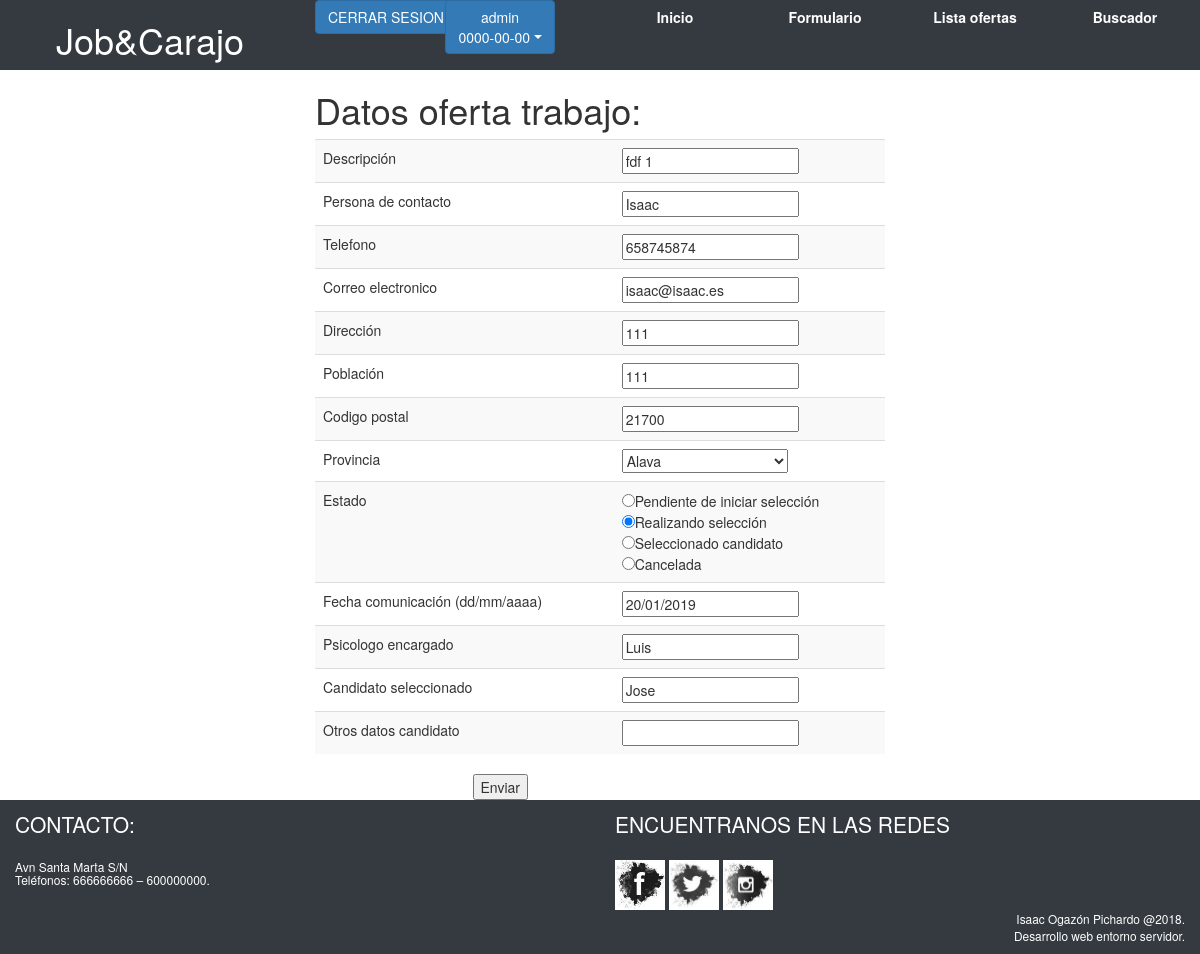
The app's page /Mi_Proyecto/controlador/modificar.php?id=69 (signed in) with its own data.
### tables this page shows
CREATE TABLE `tbl_oferta` (
  `id` int(10) NOT NULL,
  `descripcion` varchar(30) NOT NULL,
  `contacto` varchar(20) NOT NULL,
  `telefono` varchar(9) NOT NULL,
  `correo` varchar(30) NOT NULL,
  `direccion` varchar(40) NOT NULL,
  `poblacion` varchar(40) NOT NULL,
  `cp` varchar(5) NOT NULL,
  `provincia` varchar(15) NOT NULL,
  `estado` varchar(30) NOT NULL,
  `fechacre` date NOT NULL,
  `fechacom` date NOT NULL,
  `psicologo` varchar(20) NOT NULL,
  `candidato` varchar(20) NOT NULL,
  `otros` varchar(50) NOT NULL
);

### Mi_Proyecto/modelo/Database.php (called while the page is built, shortened)
<?php
class Database {
    private $dns = "mysql:host=localhost;dbname=proyecto_1ert";
    private $user = "root";
    private $pass = "";
    private static $instance;
    public function __construct() {
        $this->db = new PDO($this->dns, $this->user, $this->pass);
    }
    public static function getInstance() {
        if (!isset(self::$instance)) {
            self::$instance = new $object;
        }
        return self::$instance;
    }
}
?>

### Mi_Proyecto/modelo/modifica.php (called while the page is built, shortened)
<?php
include(MODEL_PATH . 'Database.php');
function getOferta($id) {
    $query = "select * from tbl_oferta where id = $id";
    $result = Database::getInstance()->db->query($query);
    $datos = $result->fetch();
    return $datos;
}

### Mi_Proyecto/helpers/helpers.php (the view, shortened to what this page needs)
<?php
function SQLToDate($fecha) {
    $fechaarray = explode("-", $fecha);
    return str_pad($fechaarray[2], 2, "0", STR_PAD_LEFT) . "/" . str_pad($fechaarray[1], 2, "0", STR_PAD_LEFT) . "/" . str_pad($fechaarray[0], 4, "0", STR_PAD_LEFT);
}
function CreaSelect($name, $opciones, $valorDefecto = '') {
    $html = "\n" . '<select name="' . $name . '">';
    foreach ($opciones as $value => $text) {
        if ($value == $valorDefecto)
            $select = 'selected="selected"';
        else
            $select = "";
        $html .= "\n\t<option value=\"$value\" $select>$text</option>";
    }
    $html .= "\n</select>";
    return $html;
}
function getProvincias() {
    $db = Conexion::getInstance();
    $mysqli = $db->getConnection();
    $mysqli->set_charset('utf8');
    $sql_query = 'SELECT cod, nombre FROM tbl_provincias';
    $result = $mysqli->query($sql_query);
    $provincia = [];
    while ($line = $result->fetch_assoc()) {
        $provincia[$line['cod']] = $line['nombre'];
    }
    return $provincia;
}

### Mi_Proyecto/vista/modificar.php
<?php include(TEMPLATE_PATH.'encabezado.php');?>
<div class="row">
    <div class="col-5 offset-3">
        <h1>Datos oferta trabajo:</h1>
    </div>
</div>
<div class="row">
    <div class="col-6 offset-3">
        <form method="post">
            <table id="tabla" class="table table-striped">
                <tbody>
                    <tr>
                        <td>Descripción</td>
                        <td><input type="text" name="descripcion" value="<?= $oferta['descripcion'] ?>"></td>
                    </tr>
                    <tr>
                        <td>Persona de contacto</td>
                        <td><input type="text" name="contacto" value="<?= $oferta['contacto'] ?>"></td>
                    </tr>
                    <tr>
                        <td>Telefono</td>
                        <td><input type="text" name="telefono" value="<?= $oferta['telefono'] ?>"></td>
                    </tr>
                    <tr>
                        <td>Correo electronico</td>
                        <td><input type="text" name="correo" value="<?= $oferta['correo'] ?>"></td>
                    </tr>
                    <tr>
                        <td>Dirección</td>
                        <td><input type="text" name="direccion" value="<?= $oferta['direccion'] ?>"></td>
                    </tr>
                    <tr>
                        <td>Población</td>
                        <td><input type="text" name="poblacion" value="<?= $oferta['poblacion'] ?>"></td>
                    </tr>
                    <tr>
                        <td>Codigo postal</td>
                        <td><input type="text" name="cp" value="<?= $oferta['cp'] ?>"></td>
                    </tr>
                    <tr>
                        <td>Provincia</td>
                        <td><?php echo CreaSelect('provincias', getProvincias(), $oferta['provincia']); ?></td>
                    </tr>
                    <tr>
                        <td>Estado</td>
                        <td style="text-align: left;"><input type="radio" name="estado" value="pendiente" <?= $oferta['estado'] == "pendiente" ? " checked = 'true' " : '' ?> required/>Pendiente de iniciar selección<br>
                        <input type="radio" name="estado" value="realizando" <?= $oferta['estado'] == "realizando" ? " checked = 'true' " : '' ?>/>Realizando selección<br>
                        <input type="radio" name="estado" value="seleccionado" <?= $oferta['estado'] == "seleccionado" ? " checked = 'true' " : '' ?>/>Seleccionado candidato<br>
                        <input type="radio" name="estado" value="cancelada" <?= $oferta['estado'] == "cancelada" ? " checked = 'true' " : '' ?>/>Cancelada</td>
                    </tr>
                    <tr>
                        <td>Fecha comunicación (dd/mm/aaaa)</td>
                        <td><input type="text" name="fechacom" value="<?= SQLToDate($oferta['fechacom'])?>"></td>
                    </tr>
                    <tr>
                        <td>Psicologo encargado</td>
                        <td><input type="text" name="psicologo" value="<?= $oferta['psicologo'] ?>"></td>
                    </tr>
                    <tr>
                        <td>Candidato seleccionado</td>
                        <td><input type="text" name="candidato" value="<?= $oferta['candidato'] ?>"></td>
                    </tr>
                    <tr>
                        <td>Otros datos candidato</td>
                        <td><input type="text" name="otros" value="<?= $oferta['otros'] ?>"></td>
                    </tr>
                </tbody>
            </table>
            <div class="col-3 offset-3 ">
                <input type="submit" value="Enviar">
            </div>
        </form>
    </div>
</div>
<?php
include(TEMPLATE_PATH . 'pie.php');
?>

### records on screen
tbl_oferta: descripcion "fdf 1", contacto "Isaac", telefono "658745874", correo "isaac@isaac.es", direccion "111", poblacion "111", cp "21700", estado "☑", fechacom "20/01/2019", psicologo "Luis", candidato "Jose"

### other values on screen
$_SESSION['tipo'] "admin"
$_SESSION['hora'] "0000-00-00"
form field provincias "Alava"
